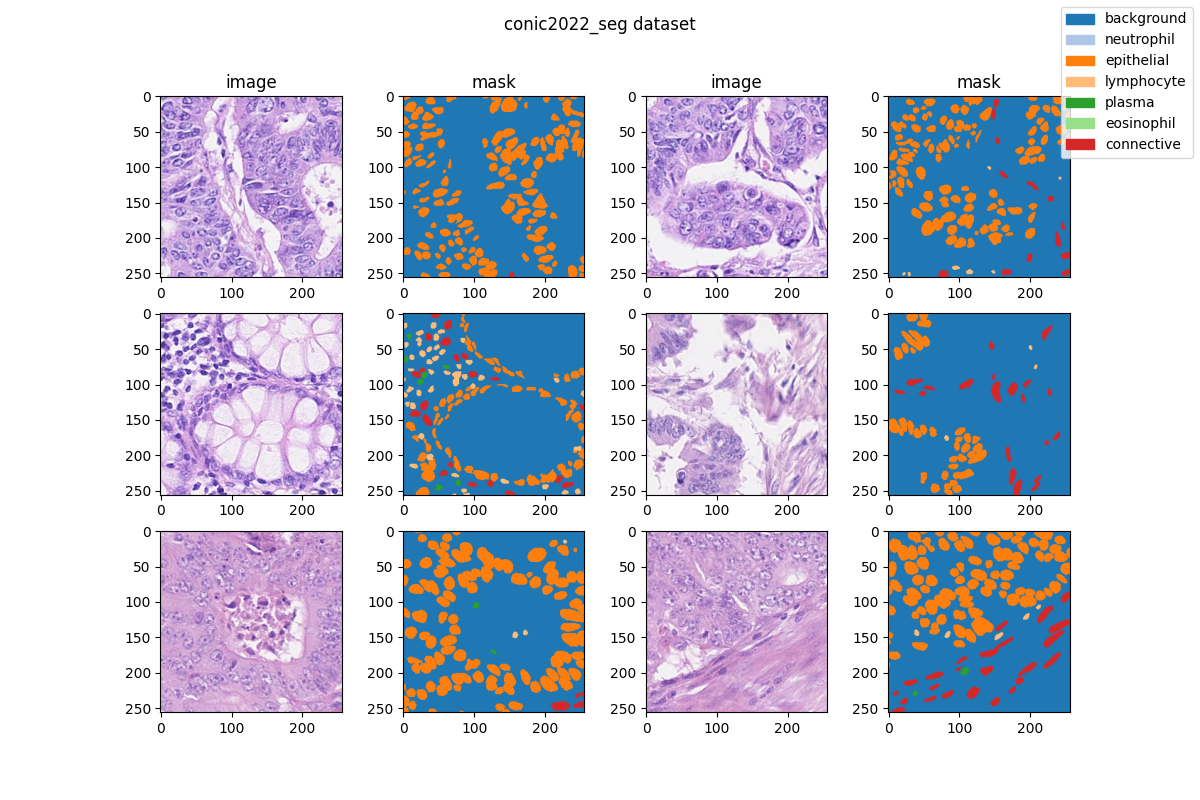
#> input picture projects/medical/2d_image/histopathology/conic2022_seg/conic2022_seg_dataset.png, 1200 x 800 px
$ python -i morph_features.py   (imports and definitions only)   (older library calls are emulated)
#> lines starting #> are read from the running program, lines starting #| are printed output that depends on the picture; after the words box and inside, x2 and y2 are one past the last pixel; in counts of white or black regions, pixels touching at a corner belong together
# projects/morph_inputfusion/morph_features.py
from __future__ import annotations

from dataclasses import dataclass
from typing import Tuple, Optional, Sequence

import numpy as np
import cv2


@dataclass
class MorphComputeCfg:
    h_lo: float = 0.0
    h_hi: float = 1.5
    sobel_ksize: int = 3
    lbp_enabled: bool = True

    gabor_gamma: float = 0.5
    gabor_orientations: Tuple[float, ...] = (0.0, np.pi / 4, np.pi / 2, 3 * np.pi / 4)
    gabor_sigma_1: float = 2.0
    gabor_lambda_1: float = 6.0
    gabor_sigma_2: float = 4.0
    gabor_lambda_2: float = 12.0

    clip_lo: float = 0.0
    clip_hi: float = 1.0


CHANNEL_ORDER_DEFAULT = ("H", "GradMag", "LBP", "Gabor_S1", "Gabor_S2")


def _minmax01(x: np.ndarray, eps: float = 1e-6) -> np.ndarray:
    x = x.astype(np.float32, copy=False)
    mn = float(x.min())
    mx = float(x.max())
    if mx - mn < eps:
        return np.zeros_like(x, dtype=np.float32)
    return (x - mn) / (mx - mn + eps)


def _bgr_u8_to_rgb01(bgr_u8: np.ndarray) -> np.ndarray:
    rgb = cv2.cvtColor(bgr_u8, cv2.COLOR_BGR2RGB)
#> rgb is the input picture: shape (800, 1200, 3); mean B, G, R 219.4, 205.5, 203.4
    return (rgb.astype(np.float32) / 255.0).clip(0.0, 1.0)


def _rgb2od(rgb01: np.ndarray, eps: float = 1e-6) -> np.ndarray:
#> called with eps = 1e-06
    rgb01 = rgb01.astype(np.float32, copy=False)
    rgb01 = np.clip(rgb01, eps, 1.0)
    return (-np.log(rgb01)).astype(np.float32)


def _color_deconv_he(rgb01: np.ndarray) -> tuple[np.ndarray, np.ndarray, np.ndarray]:
    he_matrix = np.array(
        [
            [0.650, 0.072],
            [0.704, 0.990],
            [0.286, 0.105],
        ],
        dtype=np.float32,
    )
    he_matrix /= np.linalg.norm(he_matrix, axis=0, keepdims=True) + 1e-8

    od = _rgb2od(rgb01)
    od_flat = od.reshape(-1, 3).T

    C, *_ = np.linalg.lstsq(he_matrix, od_flat, rcond=None)
    C = C.T
#> C = 960000 pairs, first value -0.00473 to 25.41, second value -3.54 to 1.48

    Hc = C[:, 0].reshape(rgb01.shape[:2]).astype(np.float32)
    Ec = C[:, 1].reshape(rgb01.shape[:2]).astype(np.float32)

    recon = (he_matrix @ C.T).T.reshape(od.shape).astype(np.float32)
    residual = np.maximum(od - recon, 0.0).mean(axis=2).astype(np.float32)

    Hc = np.maximum(Hc, 0.0)
    Ec = np.maximum(Ec, 0.0)
    residual = np.maximum(residual, 0.0)
    return Hc, Ec, residual


def _h_channel_01(rgb01: np.ndarray, h_lo: float, h_hi: float) -> np.ndarray:
    Hc, _, _ = _color_deconv_he(rgb01)
    denom = float(h_hi - h_lo)
    if denom <= 1e-12:
        return np.zeros_like(Hc, dtype=np.float32)
    out = (Hc - float(h_lo)) / denom
    out = np.nan_to_num(out, nan=0.0, posinf=0.0, neginf=0.0).astype(np.float32)
    return np.clip(out, 0.0, 1.0)
#> returned value: shape (800, 1200) float32


def _gradmag_01(rgb01: np.ndarray, ksize: int = 3) -> np.ndarray:
#> called with ksize = 3
    gray = cv2.cvtColor((rgb01 * 255.0).astype(np.uint8), cv2.COLOR_RGB2GRAY).astype(np.float32)
    gx = cv2.Sobel(gray, cv2.CV_32F, 1, 0, ksize=int(ksize))
    gy = cv2.Sobel(gray, cv2.CV_32F, 0, 1, ksize=int(ksize))
    mag = np.sqrt(gx * gx + gy * gy)
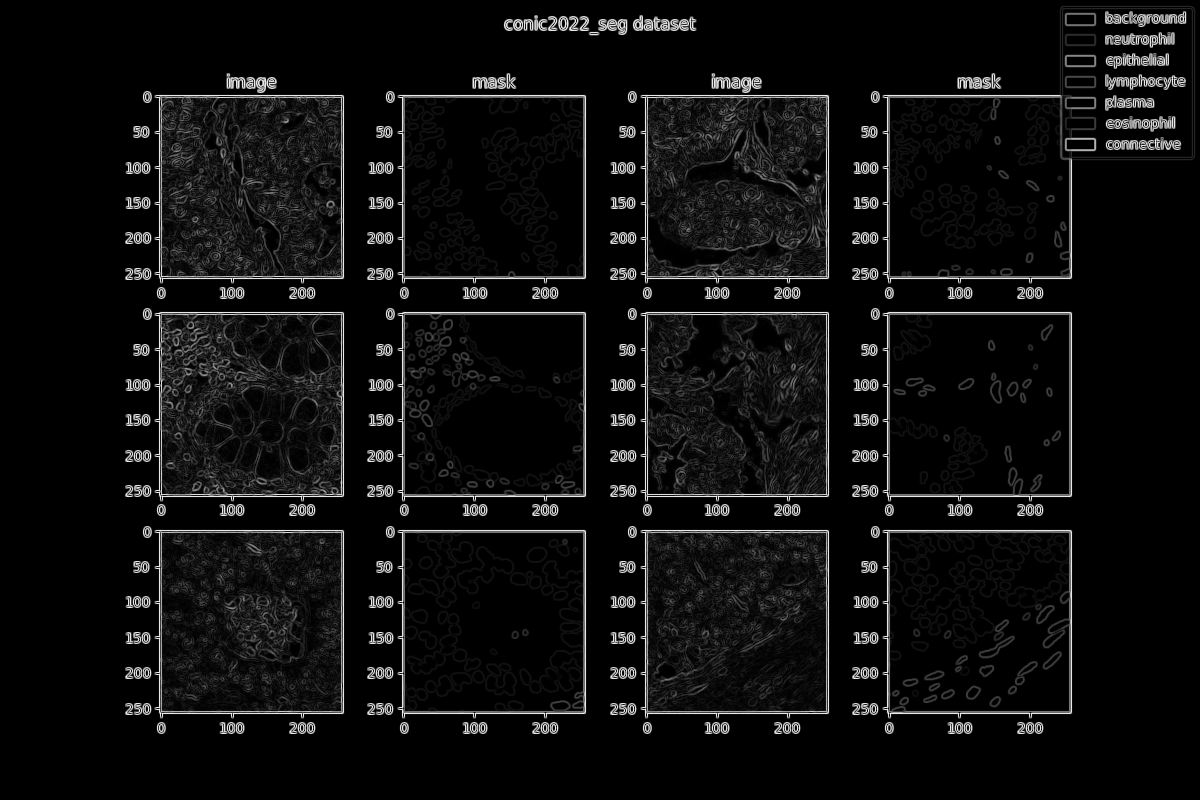
#> mag: shape (800, 1200) float32; min 0, max 1114, mean 65.1; drawn with min black and max white
    return _minmax01(mag)
#> in _minmax01, `mn = float(x.min())`: mn = 0
#> in _minmax01, `mx = float(x.max())`: mx = 1114


def _lbp_01(rgb01: np.ndarray) -> np.ndarray:
    gray = cv2.cvtColor((rgb01 * 255.0).astype(np.uint8), cv2.COLOR_RGB2GRAY).astype(np.float32)
    h, w = gray.shape[:2]
#> h = 800; w = 1200
    out = np.zeros_like(gray, dtype=np.float32)
    if h < 3 or w < 3:
        return out

    center = gray[1:h - 1, 1:w - 1]
    lbp = np.zeros_like(center, dtype=np.uint8)

    neighbors = [
        (-1, -1, 7),
        (-1,  0, 6),
        (-1,  1, 5),
        ( 0,  1, 4),
        ( 1,  1, 3),
        ( 1,  0, 2),
        ( 1, -1, 1),
        ( 0, -1, 0),
    ]

    for dy, dx, bit in neighbors:
        y0 = 1 + dy
        y1 = (h - 1) + dy
        x0 = 1 + dx
        x1 = (w - 1) + dx
        nb = gray[y0:y1, x0:x1]
        lbp |= ((nb >= center).astype(np.uint8) << bit)
#> this loop made 8 passes
#> pass 1, in _lbp_01, `lbp |= ((nb >= center).astype(np.uint8) << bit)`:
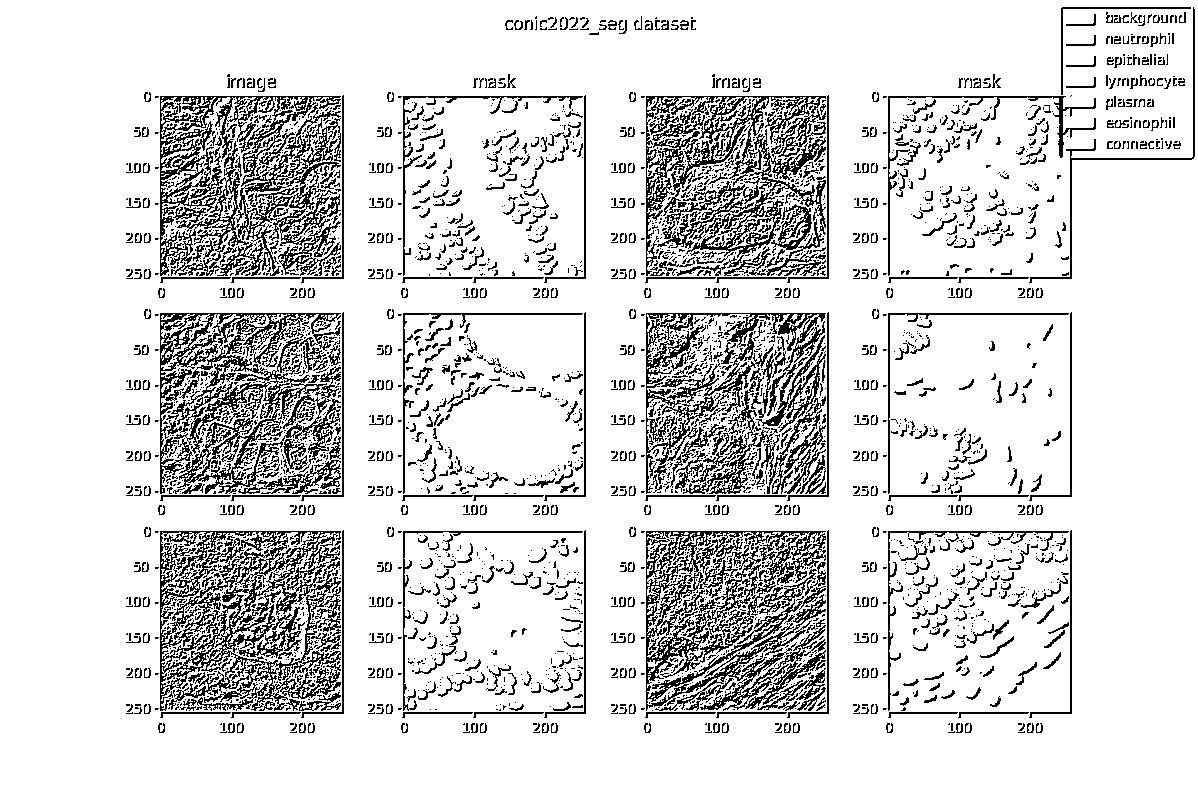
#> lbp: shape (798, 1198); values 0 (black) and 128 (white), 85.2% white; black in thin lines or dots, all inside (x1, y1, x2, y2) = (126, 7, 1195, 733)

    out[1:h - 1, 1:w - 1] = lbp.astype(np.float32) / 255.0
    return out.clip(0.0, 1.0)


def _gabor_bank_response(gray_u8: np.ndarray, sigma: float, lambd: float,
                         gamma: float, orientations: Sequence[float]) -> np.ndarray:
#> called with sigma = 2, lambd = 6, gamma = 0.5, orientations = (0, 0.785, 1.57, 2.36)
    acc = None
    gray_f = gray_u8.astype(np.float32)

    for theta in orientations:
        ksize = int(max(7, round(float(sigma) * 6)))
        if ksize % 2 == 0:
            ksize += 1
        kernel = cv2.getGaborKernel(
            (ksize, ksize),
            sigma=float(sigma),
            theta=float(theta),
            lambd=float(lambd),
            gamma=float(gamma),
            psi=0,
            ktype=cv2.CV_32F,
        )
        resp = cv2.filter2D(gray_f, cv2.CV_32F, kernel)
        resp = np.abs(resp)
        acc = resp if acc is None else np.maximum(acc, resp)
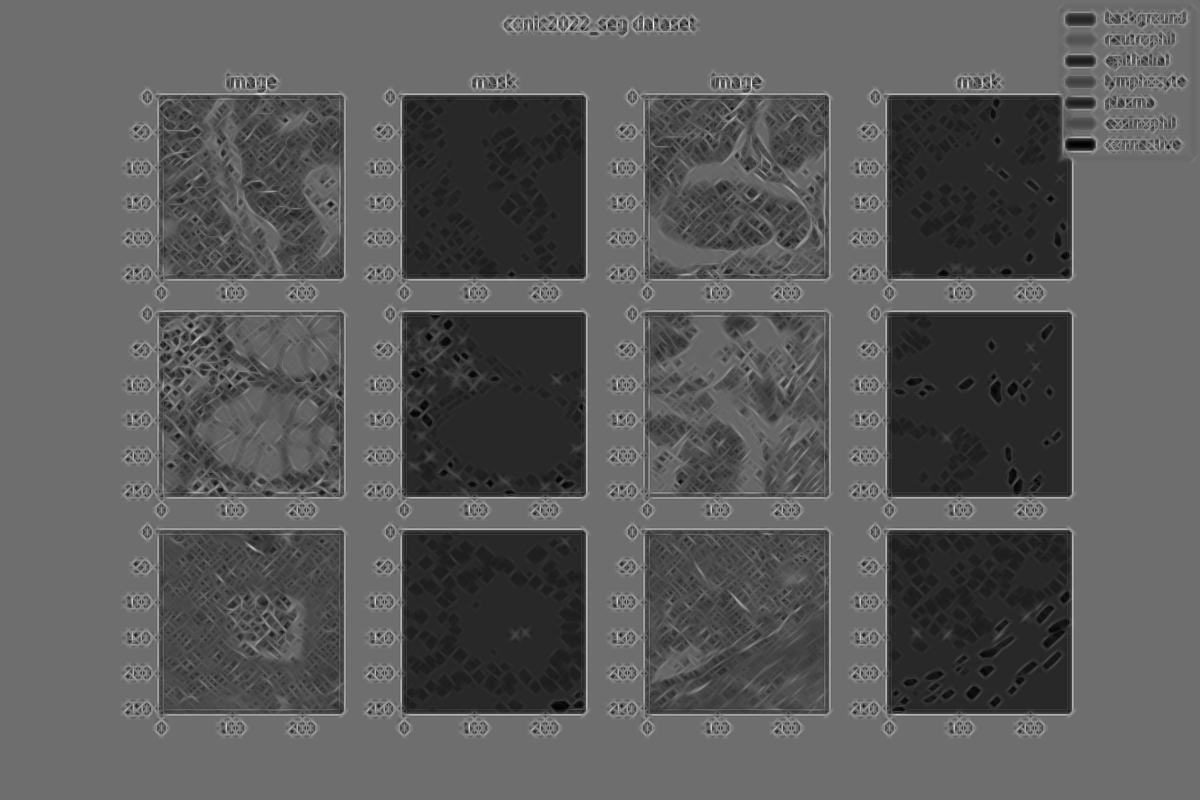
#> acc: shape (800, 1200) float32; min 341.5, max 3237.2, mean 1380.4; drawn with min black and max white

    if acc is None:
        acc = np.zeros_like(gray_f, dtype=np.float32)
    return _minmax01(acc)


def compute_morph_hwc_from_bgr(
    bgr: np.ndarray,
    cfg: Optional[MorphComputeCfg] = None,
    channel_order: Sequence[str] = CHANNEL_ORDER_DEFAULT,
) -> np.ndarray:
    cfg = cfg or MorphComputeCfg()
    if bgr is None or bgr.ndim != 3 or bgr.shape[2] < 3:
        raise ValueError(f"Invalid BGR image shape={None if bgr is None else bgr.shape}")

    bgr_u8 = bgr if bgr.dtype == np.uint8 else np.clip(bgr, 0, 255).astype(np.uint8)
    rgb01 = _bgr_u8_to_rgb01(bgr_u8)

    H = _h_channel_01(rgb01, h_lo=cfg.h_lo, h_hi=cfg.h_hi)
    Gm = _gradmag_01(rgb01, ksize=cfg.sobel_ksize)
    L = _lbp_01(rgb01) if cfg.lbp_enabled else np.zeros_like(H, dtype=np.float32)

    gray = cv2.cvtColor((rgb01 * 255.0).astype(np.uint8), cv2.COLOR_RGB2GRAY)
    Gb1 = _gabor_bank_response(gray, cfg.gabor_sigma_1, cfg.gabor_lambda_1, cfg.gabor_gamma, cfg.gabor_orientations)
    Gb2 = _gabor_bank_response(gray, cfg.gabor_sigma_2, cfg.gabor_lambda_2, cfg.gabor_gamma, cfg.gabor_orientations)
#> call 2 of _gabor_bank_response, with sigma = 4, lambd = 12, gamma = 0.5, orientations = (0, 0.785, 1.57, 2.36)
#> after the loop in _gabor_bank_response (call 2), `for theta in orientations:`:
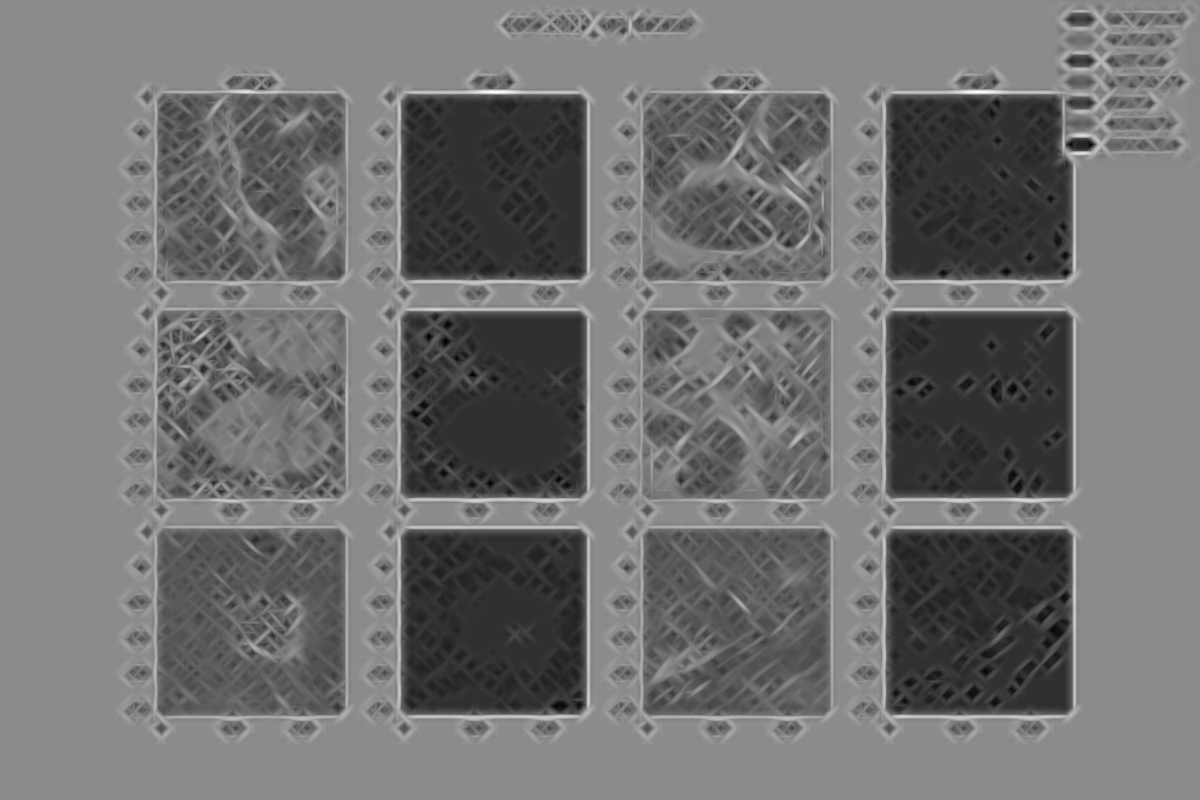
#> acc: shape (800, 1200) float32; min 1478.5, max 10676.8, mean 5577.2; drawn with min black and max white

    name2ch = {"H": H, "GradMag": Gm, "LBP": L, "Gabor_S1": Gb1, "Gabor_S2": Gb2}

    chans = []
    for nm in channel_order:
        if nm not in name2ch:
            raise KeyError(f"Unknown morph channel name '{nm}'. Known={list(name2ch.keys())}")
        chans.append(name2ch[nm])
#> after the loop, chans = 5 items

    morph = np.stack(chans, axis=-1).astype(np.float32)
    morph = np.nan_to_num(morph, nan=0.0, posinf=0.0, neginf=0.0)
    morph = np.clip(morph, float(cfg.clip_lo), float(cfg.clip_hi))
    return morph


def compute_morph_array(
    img: np.ndarray,
    cfg: Optional[MorphComputeCfg] = None,
    channel_order: Sequence[str] = CHANNEL_ORDER_DEFAULT,
    input_color: str = "bgr",
) -> np.ndarray:
    """
    Compute morphology feature array from RGB/BGR image.

    Args:
        img: Input image (H,W,3) in uint8 or float32 (0-1 or 0-255).
        cfg: Morphology compute config.
        channel_order: Output channel order.
        input_color: "bgr" or "rgb".

    Returns:
        np.float32 array with shape (H,W,C) and range [0,1].
    """
    if img is None or img.ndim != 3 or img.shape[2] < 3:
        raise ValueError(f"Invalid image shape={None if img is None else img.shape}")
    if input_color not in {"bgr", "rgb"}:
        raise ValueError(f"input_color must be 'bgr' or 'rgb', got {input_color!r}")

    if img.dtype == np.uint8:
        img_u8 = img
    else:
        max_val = float(np.nanmax(img))
        if max_val <= 1.0:
            img_u8 = np.clip(img * 255.0, 0, 255).astype(np.uint8)
        else:
            img_u8 = np.clip(img, 0, 255).astype(np.uint8)

    bgr = img_u8 if input_color == "bgr" else cv2.cvtColor(img_u8, cv2.COLOR_RGB2BGR)
    return compute_morph_hwc_from_bgr(bgr=bgr, cfg=cfg, channel_order=channel_order)

>>> import cv2
>>> picture = cv2.cvtColor(cv2.imread('../medical/2d_image/histopathology/conic2022_seg/conic2022_seg_dataset.png'), cv2.COLOR_BGR2RGB)
>>> result = compute_morph_array(picture)
